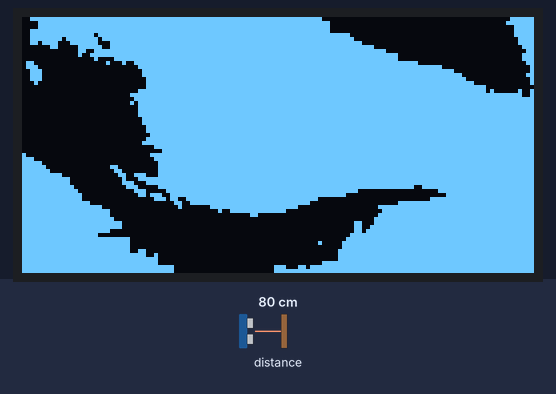
The sketch below on a simulated Arduino Uno, built with avr-gcc and run on an emulated ATmega328P. Shown: 128×64 one-colour display. Inputs (shaded band) come from the test bench; at power-on: distance to the obstacle 80 cm.

Above: at 1.2 s.
1.3 s: distance to the obstacle set to 120 cm
At 2.0 s:
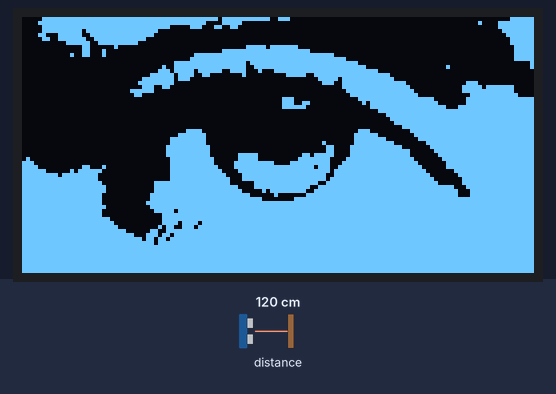
2.8 s: distance to the obstacle set to 2 cm
At 4.1 s:
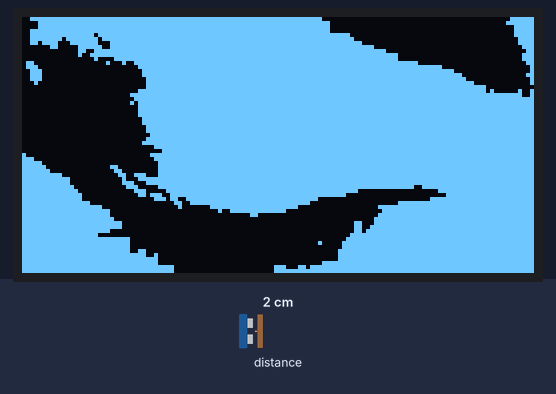
4.4 s: distance to the obstacle set to 250 cm
At 5.9 s:
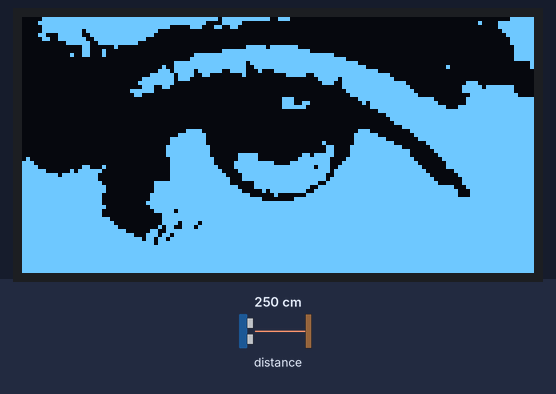
Timing chart, 0 to 7.4 s (numbered marks = the images above; inputs shaded):
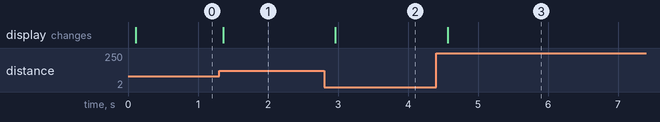

The sketch:

OLED_DistanceSensor.ino
```cpp
#include <Wire.h>
#include <Adafruit_GFX.h>
#include <Adafruit_SSD1306.h>
#include <VL53L0X.h>
#include "bitmaps.h";

VL53L0X distanceSensor;

#define SCREEN_WIDTH 128
#define SCREEN_HEIGHT 64

Adafruit_SSD1306 display(SCREEN_WIDTH, SCREEN_HEIGHT, &Wire, -1);

void setup() {
  Serial.begin(115200);
  Wire.begin();
  if(!display.begin(SSD1306_SWITCHCAPVCC, 0x3D)){
    Serial.println("no connection to display!");
    while (1) {}
  }

  display.clearDisplay();
  distanceSensor.setTimeout(500);
  if (!distanceSensor.init()) {
    Serial.println("Failed to detect and initialize sensor!");
    while (1) {}
  }

}

void loop() {
  int dist = distanceSensor.readRangeSingleMillimeters();
  if(dist > 1000){
    display.clearDisplay();
    display.drawBitmap(0, 0,  eye2, 128, 64, WHITE);
    display.display();
  }else{
      display.clearDisplay();
      display.drawBitmap(0, 0,  eye1, 128, 64, WHITE);
      display.display();
  }
  delay(100);
}
```

Source omitted: bitmaps.h (data table, 12974 bytes)

Measured:
- after the input at 1.3 s, the display: changes after 0.06 s (image 1)
- after the input at 2.8 s, the display: changes after 0.16 s (image 2)
- after the input at 4.4 s, the display: changes after 0.17 s (image 3)
